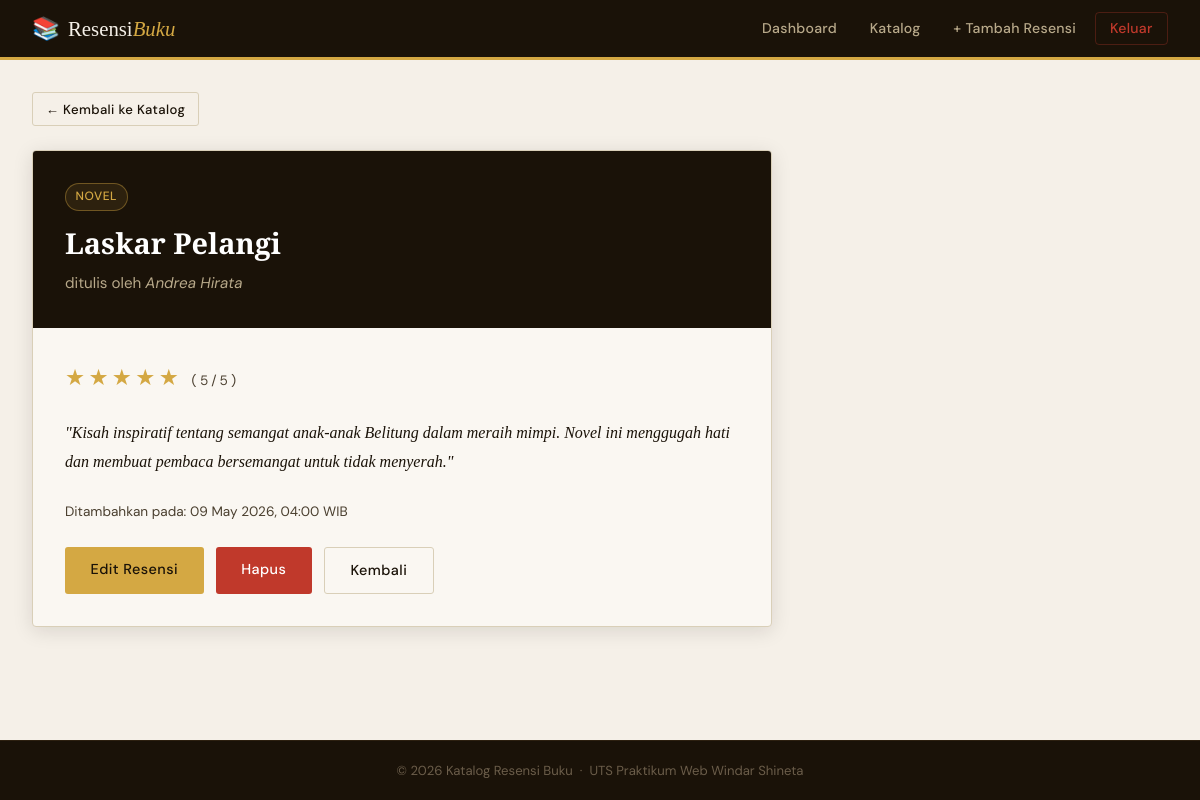
The app's page /pages/detail.php?id=1 (signed in) with its own data.
### tables this page shows
CREATE TABLE IF NOT EXISTS resensi (
    id INT AUTO_INCREMENT PRIMARY KEY,
    judul_buku VARCHAR(255) NOT NULL,
    penulis VARCHAR(100) NOT NULL,
    genre VARCHAR(50),
    ulasan TEXT NOT NULL,
    rating INT(1) CHECK (rating BETWEEN 1 AND 5),
    tgl_input TIMESTAMP DEFAULT CURRENT_TIMESTAMP,
    user_id INT,
    FOREIGN KEY (user_id) REFERENCES users(id) ON DELETE SET NULL
);

### pages/detail.php (the view, shortened to what this page needs)
<?php
require_once '../config/db.php';
$id = intval($_GET['id'] ?? 0);
$stmt = $conn->prepare("SELECT * FROM resensi WHERE id = ?");
$stmt->bind_param("i", $id);
$stmt->execute();
$result = $stmt->get_result();
$buku = $result->fetch_assoc();
function renderStars($rating) {
    $out = '';
    for ($i = 1; $i <= 5; $i++) {
        $out .= $i <= $rating ? '★' : '☆';
    }
    return $out;
}
?>
<?php include '../includes/header.php'; ?>
<div class="main-content">
    <div style="margin-bottom:1.5rem">
        <a href="katalog.php" class="btn btn-outline btn-sm">← Kembali ke Katalog</a>
    </div>
    <div class="detail-card">
        <div class="detail-header">
            <?php if ($buku['genre']): ?>
                <span class="book-genre-badge"><?= htmlspecialchars($buku['genre']) ?></span>
            <?php endif; ?>
            <h1 class="detail-title"><?= htmlspecialchars($buku['judul_buku']) ?></h1>
            <p class="detail-author">ditulis oleh <em><?= htmlspecialchars($buku['penulis']) ?></em></p>
        </div>
        <div class="detail-body">
            <div class="detail-stars"><?= renderStars($buku['rating']) ?> <small style="font-family:var(--font-body);font-size:0.85rem;color:var(--ink-light)">(<?= $buku['rating'] ?>/5)</small></div>
            <blockquote class="detail-ulasan">"<?= nl2br(htmlspecialchars($buku['ulasan'])) ?>"</blockquote>
            <div class="detail-meta">
                Ditambahkan pada: <?= date('d F Y, H:i', strtotime($buku['tgl_input'])) ?> WIB
            </div>
            <div class="detail-actions">
                <a href="edit.php?id=<?= $buku['id'] ?>" class="btn btn-gold">Edit Resensi</a>
                <a href="hapus.php?id=<?= $buku['id'] ?>" class="btn btn-danger btn-hapus">Hapus</a>
                <a href="katalog.php" class="btn btn-outline">Kembali</a>
            </div>
        </div>
    </div>
</div>
<?php include '../includes/footer.php'; ?>

### assets/style.css (style rules this page uses)
:root { --cream: #f5f0e8; --paper: #faf7f2; --ink: #1a1208; --ink-light: #4a3f2f; --brown: #8b6914; --brown-light: #c9a84c; --gold: #d4a843; --rust: #c0392b; --border: #d9cfb8; --shadow: rgba(26, 18, 8, 0.12); --font-display: 'Playfair Display', Georgia, serif; --font-body: 'DM Sans', sans-serif; }
*, *::before, *::after { box-sizing: border-box; margin: 0; padding: 0; }
body { font-family: var(--font-body); background: var(--cream); color: var(--ink); min-height: 100vh; display: flex; flex-direction: column; font-size: 15px; line-height: 1.6; }
.btn { display: inline-block; padding: 0.7rem 1.6rem; border: none; border-radius: 3px; font-family: var(--font-body); font-size: 0.9rem; font-weight: 500; cursor: pointer; text-decoration: none; transition: all 0.2s; letter-spacing: 0.03em; }
.btn-gold { background: var(--gold); color: var(--ink); }
.btn-outline { background: transparent; color: var(--ink); border: 1px solid var(--border); }
.btn-danger { background: #c0392b; color: #fff; }
.btn-sm { padding: 0.35rem 0.8rem; font-size: 0.82rem; }
.main-content { flex: 1; padding: 2rem; max-width: 1200px; width: 100%; margin: 0 auto; }
.book-genre-badge { display: inline-block; padding: 0.2rem 0.6rem; background: rgba(212,168,67,0.12); color: var(--brown); border: 1px solid rgba(212,168,67,0.3); border-radius: 20px; font-size: 0.75rem; font-weight: 500; margin-bottom: 0.6rem; text-transform: uppercase; letter-spacing: 0.04em; }
.detail-card { background: var(--paper); border: 1px solid var(--border); border-radius: 4px; max-width: 740px; overflow: hidden; box-shadow: 0 4px 20px var(--shadow); }
.detail-header { background: var(--ink); padding: 2rem; color: var(--cream); }
.detail-header .book-genre-badge { color: var(--gold); border-color: rgba(212,168,67,0.4); background: rgba(212,168,67,0.1); }
.detail-title { font-family: var(--font-display); font-size: 1.8rem; color: #fff; margin-bottom: 0.3rem; }
.detail-author { color: #b8a98a; font-size: 0.95rem; }
.detail-author em { font-style: italic; }
.detail-body { padding: 2rem; }
.detail-stars { color: var(--gold); font-size: 1.4rem; letter-spacing: 0.15em; margin-bottom: 1.5rem; }
.detail-ulasan { font-size: 1rem; line-height: 1.8; color: var(--ink); margin-bottom: 1.5rem; font-family: var(--font-display); font-style: italic; }
.detail-meta { color: var(--ink-light); font-size: 0.85rem; margin-bottom: 1.5rem; }
.detail-actions { display: flex; gap: 0.75rem; }

### records on screen
resensi: genre "NOVEL", judul_buku "Laskar Pelangi", penulis "Andrea Hirata", rating "★★★★★", rating "5", ulasan "Kisah inspiratif tentang semangat anak-anak Belitung dalam meraih mimpi. Novel ini menggugah hati dan membuat pembaca bersemangat untuk tidak menyerah.", tgl_input "09 May 2026, 04:00"
